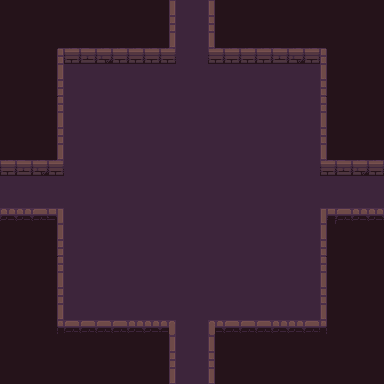

A 2D game scene composited from a Tiled map and its tileset images. What follows is a short description and the map's XML, with each tile layer's data collapsed to a summary:
An orthogonal 24x24 tile map with 16x16 px tiles, 4 tile layers (background, road, wall, item), 1 hidden layer not drawn, 3 tilesets.

<map version="1.10" tiledversion="1.10.2" orientation="orthogonal" renderorder="right-down" compressionlevel="0" width="24" height="24" tilewidth="16" tileheight="16" infinite="0" nextlayerid="7" nextobjectid="1">
 <tileset firstgid="1" name="Dungeon_Tileset" tilewidth="16" tileheight="16" tilecount="100" columns="10">
  <image source="Dungeon_Tileset.png" width="160" height="160" />
 </tileset>
 <tileset firstgid="101" name="flag" tilewidth="16" tileheight="16" tilecount="4" columns="4">
  <image source="flag.png" width="64" height="16" />
  <tile id="0">
   <animation>
    <frame tileid="3" duration="200" />
    <frame tileid="2" duration="200" />
    <frame tileid="1" duration="200" />
    <frame tileid="0" duration="200" />
   </animation>
  </tile>
 </tileset>
 <tileset firstgid="105" name="torch" tilewidth="16" tileheight="16" tilecount="4" columns="4">
  <image source="torch.png" width="64" height="16" />
  <tile id="0">
   <animation>
    <frame tileid="3" duration="200" />
    <frame tileid="2" duration="200" />
    <frame tileid="1" duration="200" />
    <frame tileid="0" duration="200" />
   </animation>
  </tile>
 </tileset>
 <layer id="1" name="background" width="24" height="24">
  <data>[576 cells, 576 non-empty, 1 distinct tile ids]</data>
 </layer>
 <layer id="5" name="road" width="24" height="24">
  <data>[576 cells, 288 non-empty, 1 distinct tile ids]</data>
 </layer>
 <layer id="3" name="wall" width="24" height="24">
  <data>[576 cells, 84 non-empty, 22 distinct tile ids]</data>
 </layer>
 <layer id="4" name="item" width="24" height="24">
  <data>[576 cells, 0 non-empty, 0 distinct tile ids]</data>
 </layer>
 <layer id="6" name="smog" width="24" height="24" visible="0">
  <data>[576 cells, 576 non-empty, 1 distinct tile ids]</data>
 </layer>
</map>
